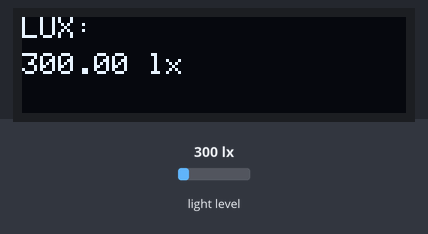
A sketch run on a simulated Arduino Uno, built with avr-gcc and run on an emulated ATmega328P. On the bench: 128×32 one-colour display. Inputs (shaded band) come from the test bench; at power-on: light level 300 lx.

Above: at 2.2 s.
2.3 s: light level set to 40 lx
At 3.2 s:
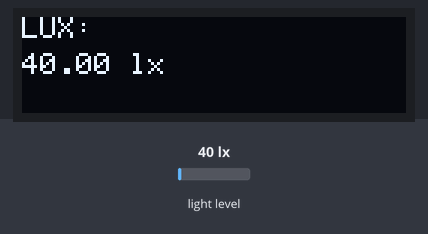
4.1 s: light level set to 500 lx
At 4.9 s:
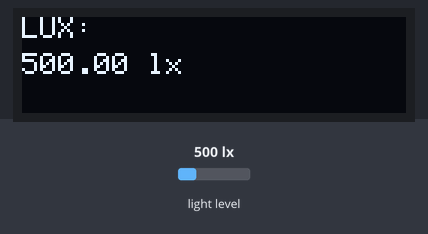
5.6 s: light level set to 1000 lx
At 6.5 s:
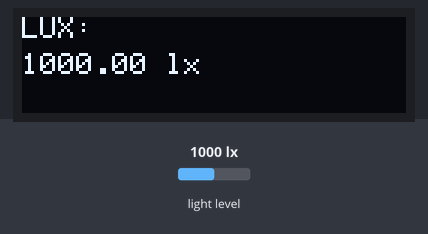
Timing chart, 0 to 8.6 s (numbered marks = the images above; inputs shaded):
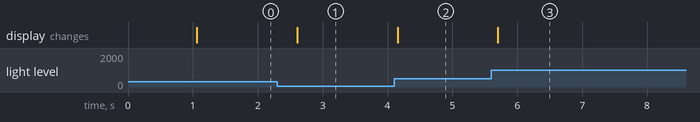

Measured:
- after the input at 2.3 s, the display: changes after 0.31 s (image 1)
- after the input at 4.1 s, the display: changes after 0.05 s (image 2)
- after the input at 5.6 s, the display: changes after 0.10 s (image 3)

The sketch:

Seeed_lux-sensor.ino
```cpp
#include <Wire.h>
#include <Adafruit_GFX.h>
#include <Adafruit_SSD1306.h>
#include <BH1750.h>

#define SCREEN_WIDTH 128
#define SCREEN_HEIGHT 32
#define OLED_RESET    -1
#define SCREEN_ADDRESS 0x3C

Adafruit_SSD1306 display(SCREEN_WIDTH, SCREEN_HEIGHT, &Wire, OLED_RESET);
BH1750 lightMeter;

void setup() {
  Serial.begin(9600);
  Wire.begin();

  if (!display.begin(SSD1306_SWITCHCAPVCC, SCREEN_ADDRESS)) {
    Serial.println(F("SSD1306 allocation failed"));
    while (true);
  }

  lightMeter.begin();

  display.clearDisplay();
  display.setTextSize(1);
  display.setTextColor(SSD1306_WHITE);
  display.setCursor(0, 10);
  display.println("Starting...");
  display.display();
  delay(1000);
}

void loop() {
  float lux = lightMeter.readLightLevel();

  display.clearDisplay();
  display.setCursor(0, 0);
  display.print("LUX:");
  display.setTextSize(1);
  display.setCursor(0, 12);
  display.print(lux);
  display.println(" lx");
  display.display();

  delay(500);
}
```
